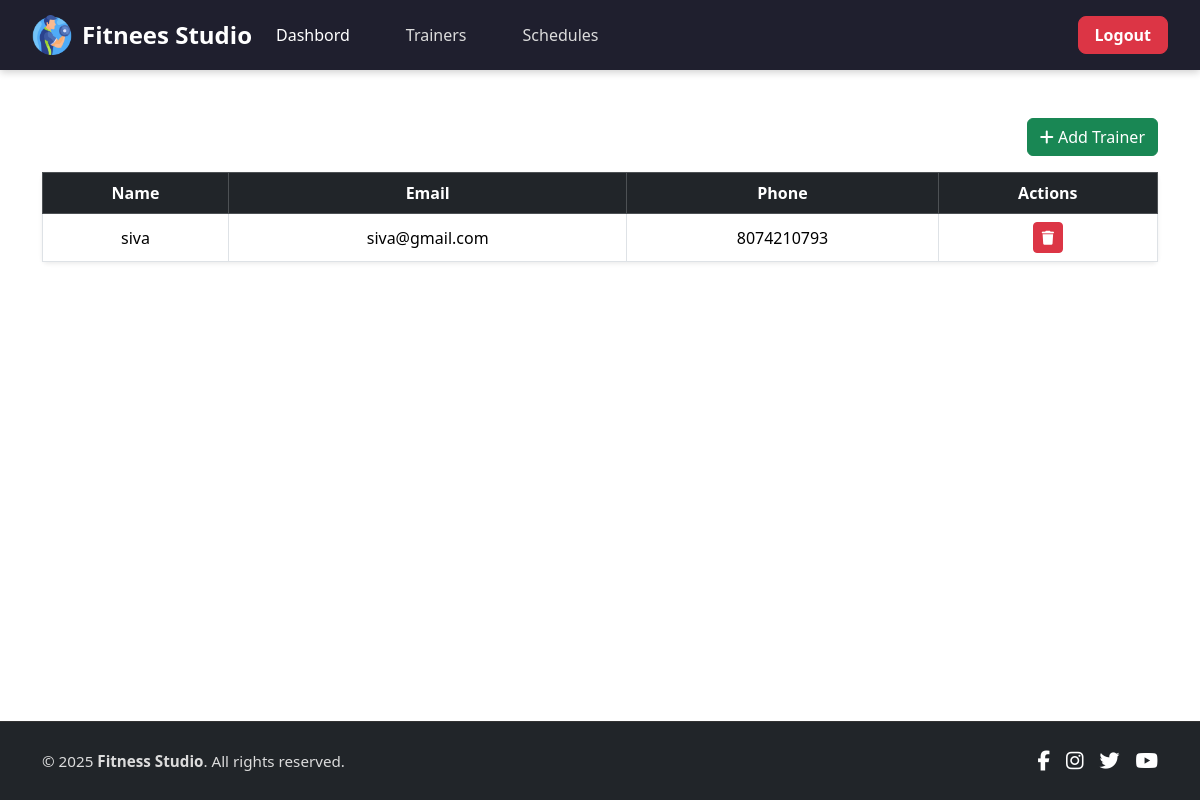
/Fitnees-Studio/admin/Trainers/ (signed in), run on an earlier commit of the app's database.
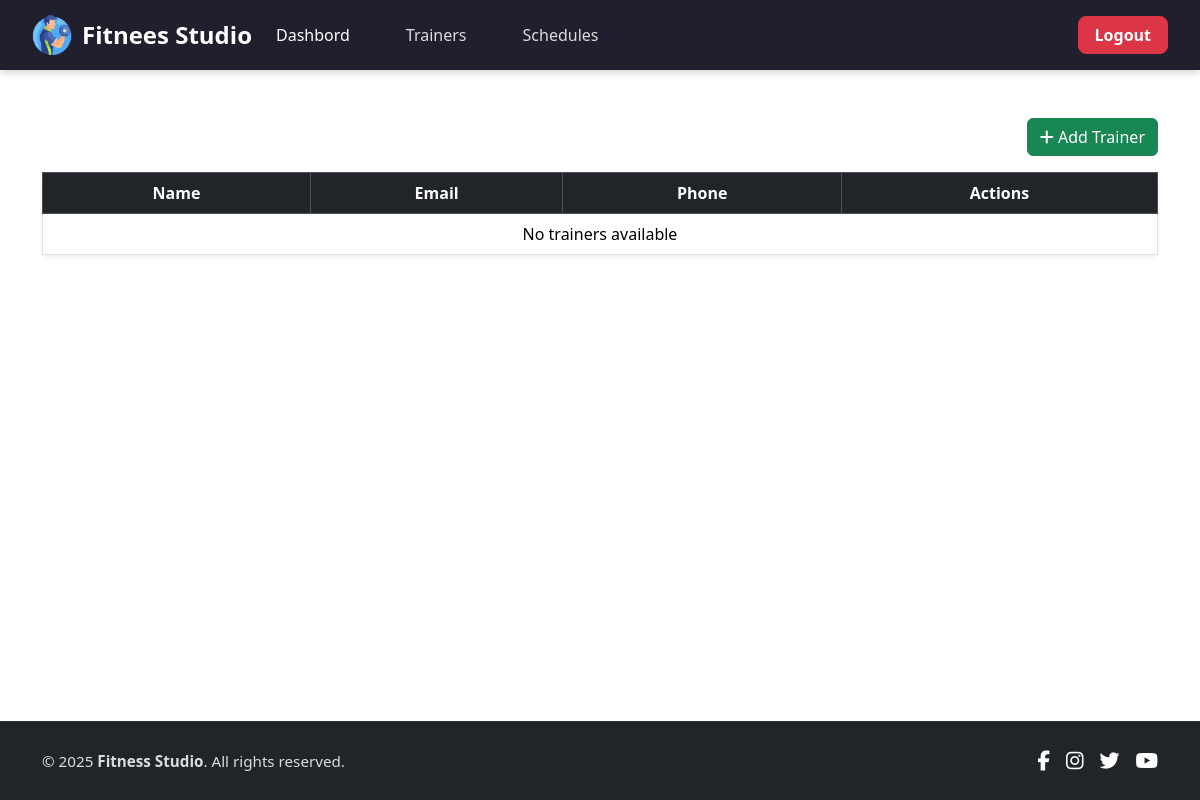
And on a later commit of the database.
### Fitnees_Admin/models.py (models this page shows, shortened)
class Trainer(models.Model):
    T_id = models.AutoField(primary_key=True)
    T_name = models.CharField(max_length=50)
    T_email = models.EmailField()
    T_phone = models.CharField(max_length=10)

### Fitnees_Admin/views.py (the view, shortened to what this page needs)
# urls.py: path("Trainers/", views.trainer, name="Trainers"),
@login_required(login_url='admin_login')
def trainer(request):
    trainers = Trainer.objects.all().order_by('-T_id')
    return render(request, 'admin_panel/traineer.html', {'trainers': trainers})

### templates/admin_panel/traineer.html (shortened to what this page needs)
{% extends "admin_panel/base.html" %}
{% block content %}
<div class="container mt-5">
    <div class="d-flex justify-content-end mb-3">
        <button type="button" class="btn btn-success" data-bs-toggle="modal" data-bs-target="#trainerModal">
            <i class="fa-solid fa-plus"></i> Add Trainer
        </button>
    </div>
    <div class="table-responsive">
        <table id="trainerTable" class="table table-bordered table-hover align-middle bg-white shadow-sm mb-0 rounded text-center">
            <thead class="table-dark">
                <tr>
                    <th>Name</th>
                    <th>Email</th>
                    <th>Phone</th>
                    <th>Actions</th>
                </tr>
            </thead>
            <tbody>
                {% for trainer in trainers %}
                <tr>
                    <td>{{ trainer.T_name }}</td>
                    <td>{{ trainer.T_email }}</td>
                    <td>{{ trainer.T_phone }}</td>
                    <td>
                        <button
    class="btn btn-danger btn-sm delete-trainer-btn"
    data-url="{% url 'trainer_Delete' trainer.T_id %}">
    <i class="fa-solid fa-trash"></i>
</button>
                    </td>
                </tr>
                {% empty %}
                <tr>
                    <td colspan="8" class="text-center">No trainers available</td>
                </tr>
                {% endfor %}
            </tbody>
        </table>
    </div>
</div>
{% endblock %}

What changed in the data, as far as the page shows it:
removed Trainer: T_name "siva", T_email "siva@gmail.com", T_phone "8074210793"
Also different on the page:
text now shown: "No trainers available"
